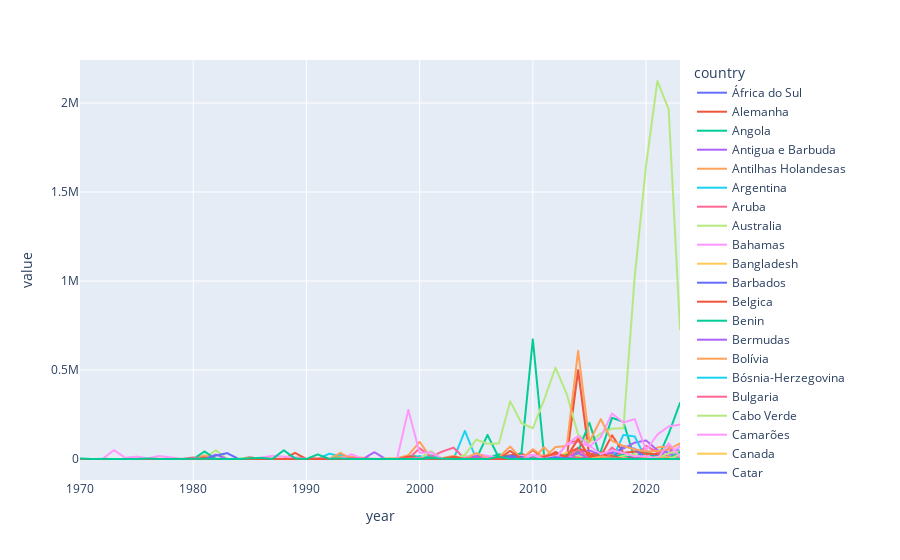

Notebook code for this chart:
### Markdown cell above
#### 4.1 Valor exportado p/ ano x País

### Code cell
fig = px.line(df_cleaned, x="year", y="value", color="country")
fig.show()
